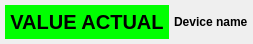
<?xml version="1.0" encoding="UTF-8"?>
<ui version="4.0">
 <class>Form</class>
 <widget class="QWidget" name="Form">
  <property name="geometry">
   <rect>
    <x>0</x>
    <y>0</y>
    <width>377</width>
    <height>60</height>
   </rect>
  </property>
  <property name="sizePolicy">
   <sizepolicy hsizetype="Fixed" vsizetype="Fixed">
    <horstretch>0</horstretch>
    <verstretch>0</verstretch>
   </sizepolicy>
  </property>
  <property name="windowTitle">
   <string>Device value status</string>
  </property>
  <property name="styleSheet">
   <string notr="true">#value {
	background:#00ff00;
	font-size:20px;
	font-weight:bold;
	padding:5px;
}</string>
  </property>
  <layout class="QGridLayout" name="gridLayout">
   <property name="sizeConstraint">
    <enum>QLayout::SetFixedSize</enum>
   </property>
   <property name="margin">
    <number>5</number>
   </property>
   <property name="spacing">
    <number>5</number>
   </property>
   <item row="0" column="0">
    <widget class="QLabel" name="value">
     <property name="text">
      <string>VALUE ACTUAL</string>
     </property>
     <property name="scaledContents">
      <bool>true</bool>
     </property>
     <property name="alignment">
      <set>Qt::AlignCenter</set>
     </property>
     <property name="wordWrap">
      <bool>false</bool>
     </property>
    </widget>
   </item>
   <item row="0" column="1">
    <widget class="QLabel" name="device_name">
     <property name="minimumSize">
      <size>
       <width>0</width>
       <height>0</height>
      </size>
     </property>
     <property name="maximumSize">
      <size>
       <width>250</width>
       <height>16777215</height>
      </size>
     </property>
     <property name="styleSheet">
      <string notr="true">font-weight:bold</string>
     </property>
     <property name="text">
      <string>Device name</string>
     </property>
    </widget>
   </item>
  </layout>
 </widget>
 <resources/>
 <connections/>
</ui>
